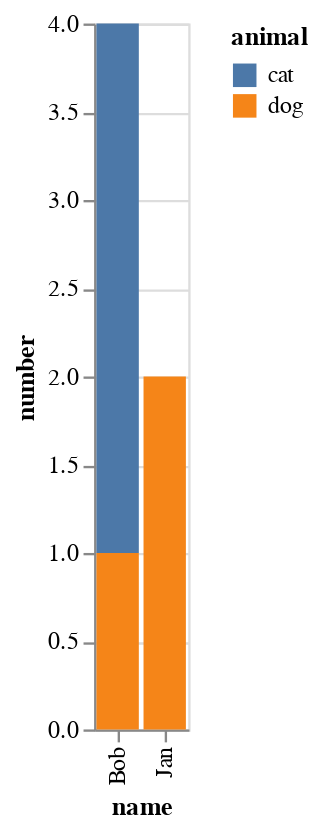

The code cell stored with this chart in its notebook:
### Code cell
alt.Chart(df).mark_bar().encode(
    x='name:N',
    y='number:Q',
    color='animal:N'
)

### Figure 1 — Vega-Lite specification as saved in the notebook (floating-point values rounded to 4 significant figures)
{"config": {"view": {"continuousWidth": 400, "continuousHeight": 300}}, "data": {"name": "data-965e195bddf9e7238e672c2aeb70bb51"}, "mark": "bar", "encoding": {"color": {"type": "nominal", "field": "animal"}, "x": {"type": "nominal", "field": "name"}, "y": {"type": "quantitative", "field": "number"}}, "$schema": "https://vega.github.io/schema/vega-lite/v4.8.1.json", "datasets": {"data-965e195bddf9e7238e672c2aeb70bb51": [{"name": "Bob", "animal": "cat", "number": 3}, {"name": "Bob", "animal": "dog", "number": 1}, {"name": "Jan", "animal": "cat", "number": 0}, {"name": "Jan", "animal": "dog", "number": 2}]}}
